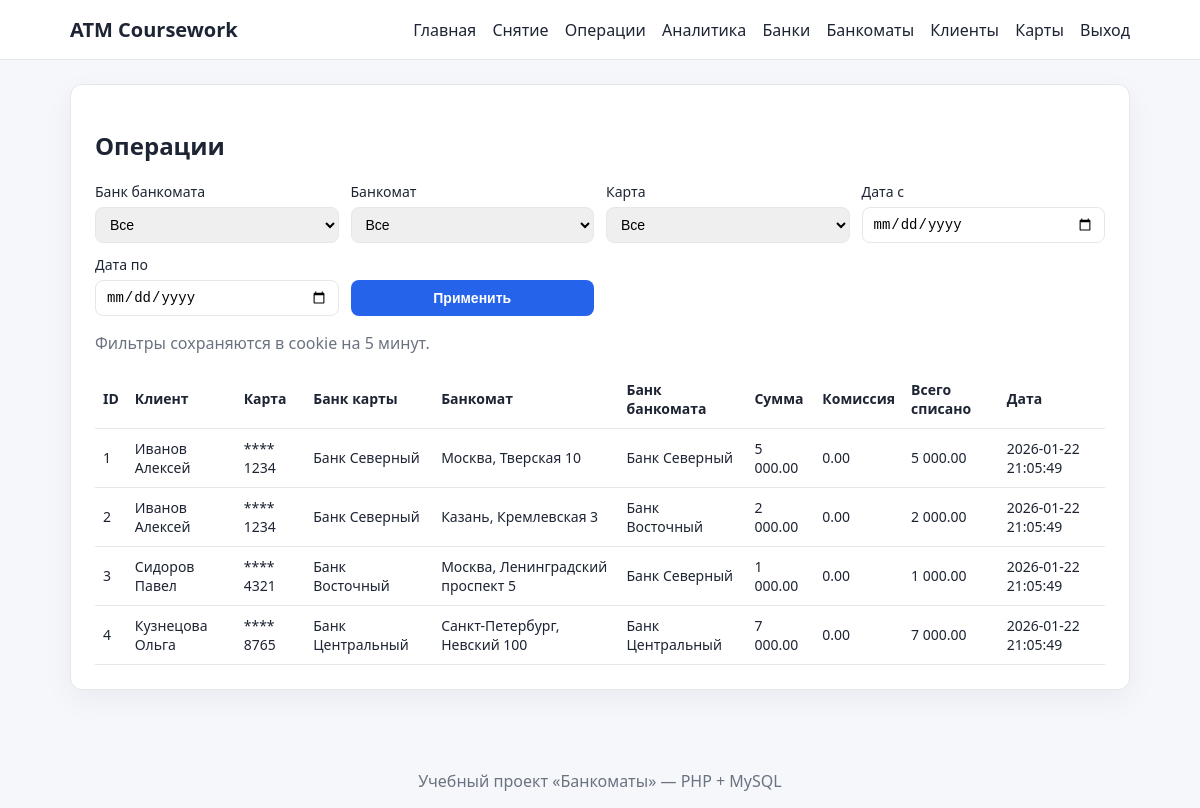
The app's page /operations.php (signed in) with its own data.
### tables this page shows
CREATE TABLE withdrawals (
  withdrawal_id BIGINT AUTO_INCREMENT PRIMARY KEY,
  atm_id INT NOT NULL,
  card_id INT NOT NULL,
  account_id INT NOT NULL,
  amount DECIMAL(14,2) NOT NULL,
  commission_amount DECIMAL(14,2) NOT NULL,
  total_debit DECIMAL(14,2) NOT NULL,
  created_at DATETIME NOT NULL DEFAULT CURRENT_TIMESTAMP,
  CONSTRAINT fk_withdrawals_atm
    FOREIGN KEY (atm_id) REFERENCES atms(atm_id)
    ON DELETE RESTRICT ON UPDATE CASCADE,
  CONSTRAINT fk_withdrawals_card
    FOREIGN KEY (card_id) REFERENCES cards(card_id)
    ON DELETE RESTRICT ON UPDATE CASCADE,
  CONSTRAINT fk_withdrawals_account
    FOREIGN KEY (account_id) REFERENCES accounts(account_id)
    ON DELETE RESTRICT ON UPDATE CASCADE,
  INDEX idx_withdrawals_atm_id (atm_id),
  INDEX idx_withdrawals_card_id (card_id),
  INDEX idx_withdrawals_created_at (created_at)
);

CREATE TABLE customers (
  customer_id INT AUTO_INCREMENT PRIMARY KEY,
  bank_id INT NOT NULL,
  full_name VARCHAR(200) NOT NULL,
  CONSTRAINT fk_customers_bank
    FOREIGN KEY (bank_id) REFERENCES banks(bank_id)
    ON DELETE RESTRICT ON UPDATE CASCADE,
  INDEX idx_customers_bank_id (bank_id)
);

CREATE TABLE cards (
  card_id INT AUTO_INCREMENT PRIMARY KEY,
  account_id INT NOT NULL,
  issuing_bank_id INT NOT NULL,
  pan_last4 CHAR(4) NOT NULL,
  exp_date DATE NOT NULL,
  status ENUM('active','blocked') NOT NULL DEFAULT 'active',
  CONSTRAINT fk_cards_account
    FOREIGN KEY (account_id) REFERENCES accounts(account_id)
    ON DELETE RESTRICT ON UPDATE CASCADE,
  CONSTRAINT fk_cards_issuing_bank
    FOREIGN KEY (issuing_bank_id) REFERENCES banks(bank_id)
    ON DELETE RESTRICT ON UPDATE CASCADE,
  UNIQUE KEY uq_cards_account_last4 (account_id, pan_last4),
  INDEX idx_cards_issuing_bank_id (issuing_bank_id)
);

CREATE TABLE banks (
  bank_id INT AUTO_INCREMENT PRIMARY KEY,
  name VARCHAR(120) NOT NULL UNIQUE
);

CREATE TABLE atms (
  atm_id INT AUTO_INCREMENT PRIMARY KEY,
  bank_id INT NOT NULL,
  location VARCHAR(255) NOT NULL,
  status ENUM('active','inactive') NOT NULL DEFAULT 'active',
  CONSTRAINT fk_atms_bank
    FOREIGN KEY (bank_id) REFERENCES banks(bank_id)
    ON DELETE RESTRICT ON UPDATE CASCADE,
  INDEX idx_atms_bank_id (bank_id)
);

### includes/functions.php (called while the page is built, shortened)
<?php
function h(string $value): string
{
    return htmlspecialchars($value, ENT_QUOTES, 'UTF-8');
}

### operations.php (the view, shortened to what this page needs)
<?php
require_once __DIR__ . '/includes/init.php';
$filters = [
    'bank_id' => '',
    'atm_id' => '',
    'card_id' => '',
    'date_from' => '',
    'date_to' => '',
];
$sql = 'SELECT w.withdrawal_id, w.amount, w.commission_amount, w.total_debit, w.created_at,
               atms.location AS atm_location, atm_bank.name AS atm_bank,
               cards.pan_last4, card_bank.name AS card_bank,
               customers.full_name
        FROM withdrawals w
        JOIN atms ON atms.atm_id = w.atm_id
        JOIN banks atm_bank ON atm_bank.bank_id = atms.bank_id
        JOIN cards ON cards.card_id = w.card_id
        JOIN banks card_bank ON card_bank.bank_id = cards.issuing_bank_id
        JOIN accounts ON accounts.account_id = w.account_id
        JOIN customers ON customers.customer_id = accounts.customer_id
        WHERE 1=1';
$params = [];
$sql .= ' ORDER BY w.created_at DESC';
$stmt = $pdo->prepare($sql);
$stmt->execute($params);
$operations = $stmt->fetchAll();
require_once __DIR__ . '/includes/header.php';
?>
<section class="card">
    <h1>Операции</h1>
    <form method="get" class="form grid" novalidate>
        <label>
            Банк банкомата
            <select name="bank_id">
                <option value="">Все</option>
            </select>
        </label>
        <label>
            Банкомат
            <select name="atm_id">
                <option value="">Все</option>
            </select>
        </label>
        <label>
            Карта
            <select name="card_id">
                <option value="">Все</option>
            </select>
        </label>
        <label>
            Дата с
            <input type="date" name="date_from" value="<?= h($filters['date_from']) ?>">
        </label>
        <label>
            Дата по
            <input type="date" name="date_to" value="<?= h($filters['date_to']) ?>">
        </label>
        <button class="button" type="submit">Применить</button>
    </form>
    <p class="muted">Фильтры сохраняются в cookie на 5 минут.</p>
    <table class="table">
        <thead>
            <tr>
                <th>ID</th>
                <th>Клиент</th>
                <th>Карта</th>
                <th>Банк карты</th>
                <th>Банкомат</th>
                <th>Банк банкомата</th>
                <th>Сумма</th>
                <th>Комиссия</th>
                <th>Всего списано</th>
                <th>Дата</th>
            </tr>
        </thead>
        <tbody>
        <?php foreach ($operations as $op): ?>
            <tr>
                <td><?= h($op['withdrawal_id']) ?></td>
                <td><?= h($op['full_name']) ?></td>
                <td>**** <?= h($op['pan_last4']) ?></td>
                <td><?= h($op['card_bank']) ?></td>
                <td><?= h($op['atm_location']) ?></td>
                <td><?= h($op['atm_bank']) ?></td>
                <td><?= h(number_format($op['amount'], 2, '.', ' ')) ?></td>
                <td><?= h(number_format($op['commission_amount'], 2, '.', ' ')) ?></td>
                <td><?= h(number_format($op['total_debit'], 2, '.', ' ')) ?></td>
                <td><?= h($op['created_at']) ?></td>
            </tr>
        <?php endforeach; ?>
        </tbody>
    </table>
</section>
<?php
require_once __DIR__ . '/includes/footer.php';
?>

### assets/style.css (style rules this page uses)
:root { color-scheme: light; --bg: #f5f7fb; --card: #ffffff; --text: #1d2433; --muted: #6b7280; --accent: #2563eb; --danger: #dc2626; --success: #16a34a; --warning: #f59e0b; --border: #e5e7eb; }
* { box-sizing: border-box; }
body { margin: 0; font-family: "Segoe UI", sans-serif; background: var(--bg); color: var(--text); }
.card { background: var(--card); border: 1px solid var(--border); border-radius: 12px; padding: 24px; margin-bottom: 24px; box-shadow: 0 10px 30px rgba(15, 23, 42, 0.05); }
.form { display: flex; flex-direction: column; gap: 12px; margin-bottom: 16px; }
.form.grid { display: grid; grid-template-columns: repeat(auto-fit, minmax(220px, 1fr)); gap: 12px; align-items: end; }
label { display: flex; flex-direction: column; font-size: 14px; gap: 6px; }
input, select, button { padding: 8px 10px; border-radius: 8px; border: 1px solid var(--border); font-size: 14px; }
.button { background: var(--accent); color: #fff; border: none; cursor: pointer; padding: 10px 16px; font-weight: 600; }
.table { width: 100%; border-collapse: collapse; font-size: 14px; }
.table th, .table td { border-bottom: 1px solid var(--border); padding: 10px 8px; text-align: left; }
.muted { color: var(--muted); }

### records on screen
withdrawals: withdrawal_id "1", customers.full_name "Иванов Алексей", card.pan_last4 "1234", banks.name "Банк Северный", atm.location "Москва, Тверская 10", amount "5 000.00", commission_amount "0.00", total_debit "5 000.00", created_at "2026-01-22 21:05:49"
withdrawals: withdrawal_id "2", customers.full_name "Иванов Алексей", card.pan_last4 "1234", banks.name "Банк Северный", atm.location "Казань, Кремлевская 3", banks.name "Банк Восточный", amount "2 000.00", commission_amount "0.00", total_debit "2 000.00", created_at "2026-01-22 21:05:49"
withdrawals: withdrawal_id "3", customers.full_name "Сидоров Павел", card.pan_last4 "4321", banks.name "Банк Восточный", atm.location "Москва, Ленинградский проспект 5", banks.name "Банк Северный", amount "1 000.00", commission_amount "0.00", total_debit "1 000.00", created_at "2026-01-22 21:05:49"
withdrawals: withdrawal_id "4", customers.full_name "Кузнецова Ольга", card.pan_last4 "8765", banks.name "Банк Центральный", atm.location "Санкт-Петербург, Невский 100", amount "7 000.00", commission_amount "0.00", total_debit "7 000.00", created_at "2026-01-22 21:05:49"
